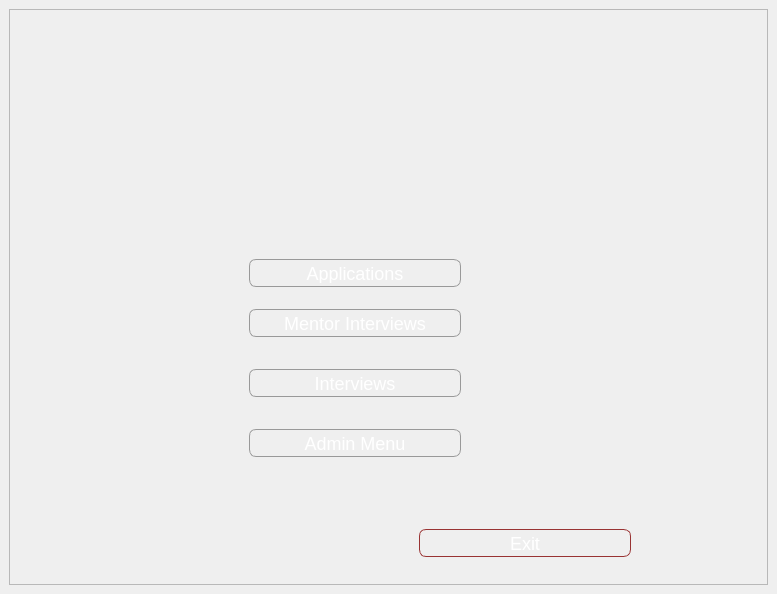
<?xml version="1.0" encoding="UTF-8"?>
<ui version="4.0">
 <class>MainWindow</class>
 <widget class="QMainWindow" name="MainWindow">
  <property name="geometry">
   <rect>
    <x>0</x>
    <y>0</y>
    <width>777</width>
    <height>594</height>
   </rect>
  </property>
  <property name="windowTitle">
   <string>MainWindow</string>
  </property>
  <property name="styleSheet">
   <string notr="true">#MyLoginForm {
background: white;
}

</string>
  </property>
  <widget class="QWidget" name="centralwidget">
   <layout class="QVBoxLayout" name="verticalLayout">
    <item>
     <widget class="QFrame" name="mainFrame">
      <property name="styleSheet">
       <string notr="true"/>
      </property>
      <property name="frameShape">
       <enum>QFrame::StyledPanel</enum>
      </property>
      <property name="frameShadow">
       <enum>QFrame::Raised</enum>
      </property>
      <widget class="QLabel" name="label_3">
       <property name="enabled">
        <bool>true</bool>
       </property>
       <property name="geometry">
        <rect>
         <x>120</x>
         <y>0</y>
         <width>81</width>
         <height>101</height>
        </rect>
       </property>
       <property name="autoFillBackground">
        <bool>false</bool>
       </property>
       <property name="styleSheet">
        <string notr="true"/>
       </property>
       <property name="frameShadow">
        <enum>QFrame::Plain</enum>
       </property>
       <property name="text">
        <string/>
       </property>
       <property name="pixmap">
        <pixmap>VIT3/logo1.png</pixmap>
       </property>
       <property name="scaledContents">
        <bool>true</bool>
       </property>
      </widget>
      <widget class="QPushButton" name="pushButton_2">
       <property name="geometry">
        <rect>
         <x>410</x>
         <y>520</y>
         <width>212</width>
         <height>28</height>
        </rect>
       </property>
       <property name="styleSheet">
        <string notr="true">QPushButton {
    color: white;
    background-color: qlineargradient(x1:0, y1:0, x2:0, y2:1,
                                       stop:0 #ff6666,
                                       stop:0.1 #ff7777,
                                       stop:0.49 #cc3333,
                                       stop:0.5 #bb2244,
                                       stop:1 #cc3333);
    border-width: 1px;
    border-color: #993333;
    border-style: solid;
    border-radius: 7px;
    padding: 3px;
    font-size: 18px;
    padding-left: 5px;
    padding-right: 5px;
    min-width: 100px;
    max-width: 300px;
    min-height: 20px;
    max-height: 20px;
}

QPushButton:hover {
    background-color: qlineargradient(x1:0, y1:0, x2:0, y2:1,
                                       stop:0 #ff8888,
                                       stop:0.1 #ff9999,
                                       stop:0.49 #cc5555,
                                       stop:0.5 #bb3355,
                                       stop:1 #cc5555);
}

QPushButton:pressed {
    background-color: qlineargradient(x1:0, y1:0, x2:0, y2:1,
                                       stop:0 #ff4444,
                                       stop:0.1 #ff5555,
                                       stop:0.49 #cc1111,
                                       stop:0.5 #aa0022,
                                       stop:1 #cc1111);
}
</string>
       </property>
       <property name="text">
        <string>Exit</string>
       </property>
       <property name="icon">
        <iconset>
         <normaloff>../../Users/Durak/Downloads/close_FILL0_wght400_GRAD0_opsz24.png</normaloff>../../Users/Durak/Downloads/close_FILL0_wght400_GRAD0_opsz24.png</iconset>
       </property>
      </widget>
      <widget class="QLabel" name="label_4">
       <property name="geometry">
        <rect>
         <x>240</x>
         <y>10</y>
         <width>361</width>
         <height>61</height>
        </rect>
       </property>
       <property name="autoFillBackground">
        <bool>false</bool>
       </property>
       <property name="styleSheet">
        <string notr="true"/>
       </property>
       <property name="text">
        <string/>
       </property>
       <property name="pixmap">
        <pixmap>VIT3/logo2.png</pixmap>
       </property>
       <property name="scaledContents">
        <bool>true</bool>
       </property>
      </widget>
      <widget class="QPushButton" name="pushButton_4">
       <property name="geometry">
        <rect>
         <x>240</x>
         <y>360</y>
         <width>212</width>
         <height>28</height>
        </rect>
       </property>
       <property name="styleSheet">
        <string notr="true">QPushButton {
    color: white;
    background-color: qlineargradient(x1:0, y1:0, x2:0, y2:1,
                                       stop:0 #CCCCCC,
                                       stop:0.1 #DDDDDD,
                                       stop:0.49 #AAAAAA,
                                       stop:0.5 #999999,
                                       stop:1 #AAAAAA);
    border-width: 1px;
    border-color: #999999;
    border-style: solid;
    border-radius: 7px;
    padding: 3px;
    font-size: 18px;
    padding-left: 5px;
    padding-right: 5px;
    min-width: 200px;
    max-width: 200px;
    min-height: 20px;
    max-height: 20px;
}

QPushButton:hover {
    background-color: qlineargradient(x1:0, y1:0, x2:0, y2:1,
                                       stop:0 #DDDDDD,
                                       stop:0.1 #EEEEEE,
                                       stop:0.49 #BBBBBB,
                                       stop:0.5 #AAAAAA,
                                       stop:1 #BBBBBB);
}

QPushButton:pressed {
    background-color: qlineargradient(x1:0, y1:0, x2:0, y2:1,
                                       stop:0 #AAAAAA,
                                       stop:0.1 #BBBBBB,
                                       stop:0.49 #888888,
                                       stop:0.5 #777777,
                                       stop:1 #888888);
}
</string>
       </property>
       <property name="text">
        <string>Interviews</string>
       </property>
      </widget>
      <widget class="QPushButton" name="pushButton_6">
       <property name="geometry">
        <rect>
         <x>240</x>
         <y>420</y>
         <width>212</width>
         <height>28</height>
        </rect>
       </property>
       <property name="styleSheet">
        <string notr="true">QPushButton {
    color: white;
    background-color: qlineargradient(x1:0, y1:0, x2:0, y2:1,
                                       stop:0 #CCCCCC,
                                       stop:0.1 #DDDDDD,
                                       stop:0.49 #AAAAAA,
                                       stop:0.5 #999999,
                                       stop:1 #AAAAAA);
    border-width: 1px;
    border-color: #999999;
    border-style: solid;
    border-radius: 7px;
    padding: 3px;
    font-size: 18px;
    padding-left: 5px;
    padding-right: 5px;
    min-width: 200px;
    max-width: 200px;
    min-height: 20px;
    max-height: 20px;
}

QPushButton:hover {
    background-color: qlineargradient(x1:0, y1:0, x2:0, y2:1,
                                       stop:0 #DDDDDD,
                                       stop:0.1 #EEEEEE,
                                       stop:0.49 #BBBBBB,
                                       stop:0.5 #AAAAAA,
                                       stop:1 #BBBBBB);
}

QPushButton:pressed {
    background-color: qlineargradient(x1:0, y1:0, x2:0, y2:1,
                                       stop:0 #AAAAAA,
                                       stop:0.1 #BBBBBB,
                                       stop:0.49 #888888,
                                       stop:0.5 #777777,
                                       stop:1 #888888);
}
</string>
       </property>
       <property name="text">
        <string>Admin Menu</string>
       </property>
      </widget>
      <widget class="QPushButton" name="pushButton_5">
       <property name="geometry">
        <rect>
         <x>240</x>
         <y>300</y>
         <width>212</width>
         <height>28</height>
        </rect>
       </property>
       <property name="styleSheet">
        <string notr="true">QPushButton {
    color: white;
    background-color: qlineargradient(x1:0, y1:0, x2:0, y2:1,
                                       stop:0 #CCCCCC,
                                       stop:0.1 #DDDDDD,
                                       stop:0.49 #AAAAAA,
                                       stop:0.5 #999999,
                                       stop:1 #AAAAAA);
    border-width: 1px;
    border-color: #999999;
    border-style: solid;
    border-radius: 7px;
    padding: 3px;
    font-size: 18px;
    padding-left: 5px;
    padding-right: 5px;
    min-width: 200px;
    max-width: 200px;
    min-height: 20px;
    max-height: 20px;
}

QPushButton:hover {
    background-color: qlineargradient(x1:0, y1:0, x2:0, y2:1,
                                       stop:0 #DDDDDD,
                                       stop:0.1 #EEEEEE,
                                       stop:0.49 #BBBBBB,
                                       stop:0.5 #AAAAAA,
                                       stop:1 #BBBBBB);
}

QPushButton:pressed {
    background-color: qlineargradient(x1:0, y1:0, x2:0, y2:1,
                                       stop:0 #AAAAAA,
                                       stop:0.1 #BBBBBB,
                                       stop:0.49 #888888,
                                       stop:0.5 #777777,
                                       stop:1 #888888);
}
</string>
       </property>
       <property name="text">
        <string>Mentor Interviews</string>
       </property>
      </widget>
      <widget class="QPushButton" name="pushButton">
       <property name="geometry">
        <rect>
         <x>240</x>
         <y>250</y>
         <width>212</width>
         <height>28</height>
        </rect>
       </property>
       <property name="styleSheet">
        <string notr="true">QPushButton {
    color: white;
    background-color: qlineargradient(x1:0, y1:0, x2:0, y2:1,
                                       stop:0 #CCCCCC,
                                       stop:0.1 #DDDDDD,
                                       stop:0.49 #AAAAAA,
                                       stop:0.5 #999999,
                                       stop:1 #AAAAAA);
    border-width: 1px;
    border-color: #999999;
    border-style: solid;
    border-radius: 7px;
    padding: 3px;
    font-size: 18px;
    padding-left: 5px;
    padding-right: 5px;
    min-width: 200px;
    max-width: 200px;
    min-height: 20px;
    max-height: 20px;
}

QPushButton:hover {
    background-color: qlineargradient(x1:0, y1:0, x2:0, y2:1,
                                       stop:0 #DDDDDD,
                                       stop:0.1 #EEEEEE,
                                       stop:0.49 #BBBBBB,
                                       stop:0.5 #AAAAAA,
                                       stop:1 #BBBBBB);
}

QPushButton:pressed {
    background-color: qlineargradient(x1:0, y1:0, x2:0, y2:1,
                                       stop:0 #AAAAAA,
                                       stop:0.1 #BBBBBB,
                                       stop:0.49 #888888,
                                       stop:0.5 #777777,
                                       stop:1 #888888);
}
</string>
       </property>
       <property name="text">
        <string>Applications</string>
       </property>
      </widget>
      <zorder>pushButton_2</zorder>
      <zorder>label_4</zorder>
      <zorder>label_3</zorder>
      <zorder>pushButton_4</zorder>
      <zorder>pushButton_6</zorder>
      <zorder>pushButton_5</zorder>
      <zorder>pushButton</zorder>
     </widget>
    </item>
   </layout>
  </widget>
 </widget>
 <resources/>
 <connections/>
</ui>
